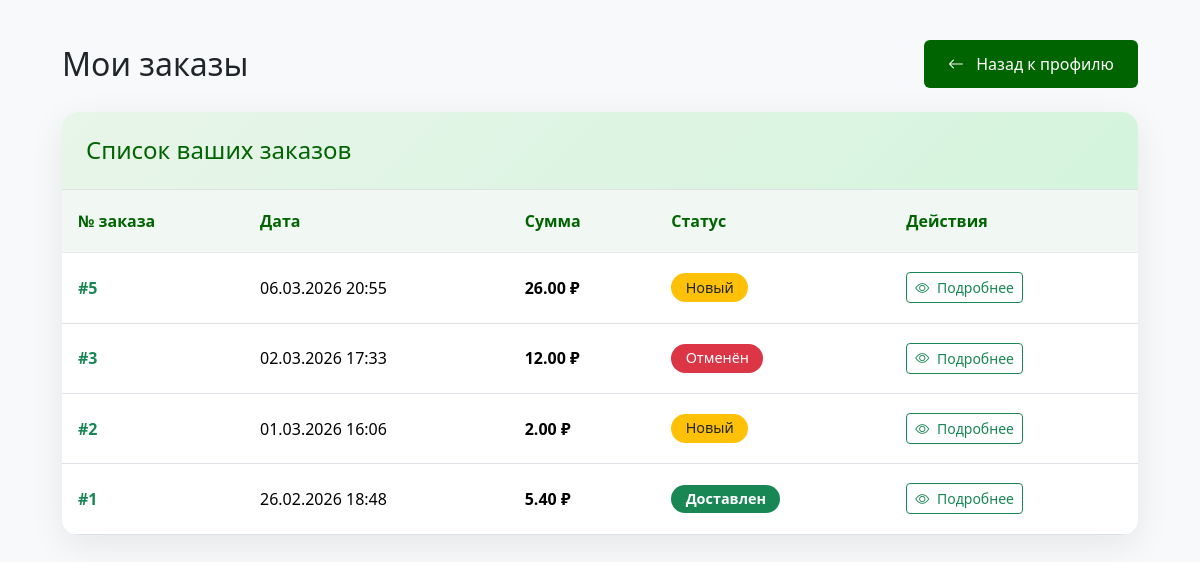
/orders/ (signed in), run on an earlier commit of the app's database.
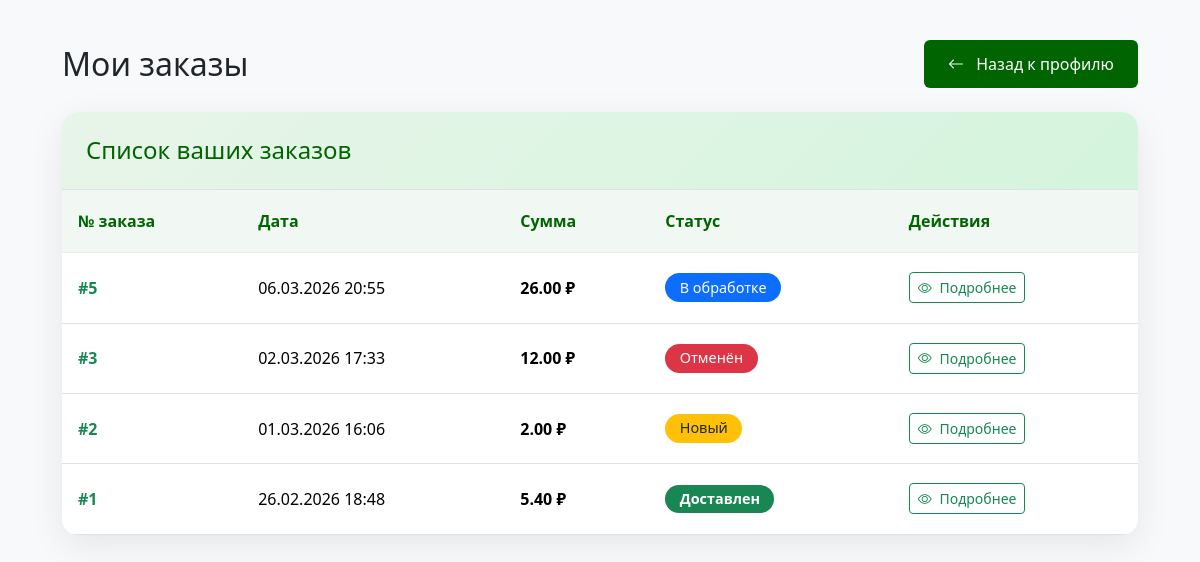
And on a later commit of the database.
### main/models.py (models this page shows, shortened)
class Order(models.Model):
    STATUS_CHOICES = [
        ('new', 'Новый'),
        ('processing', 'В обработке'),
        ('shipped', 'Отправлен'),
        ('delivered', 'Доставлен'),
        ('cancelled', 'Отменён'),
        ('returned', 'Возврат'),
    ]
    PAYMENT_CHOICES = [
        ('cash', 'Наличными при получении'),
        ('card', 'Картой онлайн'),
        ('upon_delivery', 'Картой при получении'),
    ]
    user = models.ForeignKey(
        settings.AUTH_USER_MODEL,
        on_delete=models.SET_NULL,
        null=True,
        blank=True,
        related_name='orders',
        verbose_name='Клиент'
    )
    phone = models.CharField(
        max_length=20,
        blank=True,
        verbose_name='Телефон для связи'
    )
    guest_email = models.EmailField(blank=True, null=True, verbose_name='Email гостя')
    guest_phone = models.CharField(max_length=20, blank=True, null=True, verbose_name='Телефон гостя')
    guest_name = models.CharField(max_length=150, blank=True, null=True, verbose_name='Имя гостя')
    created_at = models.DateTimeField(default=timezone.now, verbose_name='Создан')
    updated_at = models.DateTimeField(auto_now=True, verbose_name='Обновлён')
    status = models.CharField(
        max_length=20,
        choices=STATUS_CHOICES,
        default='new',
        verbose_name='Статус заказа'
    )
    payment_method = models.CharField(
        max_length=20,
        choices=PAYMENT_CHOICES,
        default='cash',
        verbose_name='Способ оплаты'
    )
    total_price = models.DecimalField(
        max_digits=12,
        decimal_places=2,
        default=0,
        verbose_name='Общая сумма'
    )
    delivery_address = models.TextField(blank=True, verbose_name='Адрес доставки')
    delivery_date = models.DateField(null=True, blank=True, verbose_name='Желаемая дата доставки')
    comment = models.TextField(blank=True, verbose_name='Комментарий к заказу')
    class Meta:
        ordering = ['-created_at']
        verbose_name = 'Заказ'
        verbose_name_plural = 'Заказы'

### main/views.py (the view)
# urls.py: path('orders/', orders, name='orders'),
def orders(request):
    orders = request.user.orders.all()[:10]  # последние 10 заказов
    context = {
        'orders': orders,
    }
    return render(request, 'orders.html', context)

### main/templates/orders.html (shortened to what this page needs)
<!DOCTYPE html>
<html lang="ru">
<head>
    <link href="https://cdn.jsdelivr.net/npm/bootstrap@5.3.3/dist/css/bootstrap.min.css" rel="stylesheet">
    <link rel="stylesheet" href="https://cdn.jsdelivr.net/npm/bootstrap-icons@1.11.3/font/bootstrap-icons.min.css">
</head>
<body>
<div class="container">
    <div class="d-flex justify-content-between align-items-center mb-4 flex-wrap gap-3">
        <h2 class="mb-0 fw-light text-dark">Мои заказы</h2>
        <a href="{% url 'profile' %}" class="btn btn-success btn-back text-white">
            <i class="bi bi-arrow-left me-2"></i> Назад к профилю
        </a>
    </div>
    <div class="card">
        <div class="card-header">
            <h4 class="mb-0">Список ваших заказов</h4>
        </div>
        <div class="card-body p-0">
            {% if orders %}
            <div class="table-responsive">
                <table class="table mb-0">
                    <thead>
                        <tr>
                            <th>№ заказа</th>
                            <th>Дата</th>
                            <th>Сумма</th>
                            <th>Статус</th>
                            <th>Действия</th>
                        </tr>
                    </thead>
                    <tbody>
                        {% for order in orders %}
                        <tr>
                            <td>
                                <a href="{% url 'order_detail' order.id %}" class="fw-bold text-success text-decoration-none">
                                    #{{ order.id }}
                                </a>
                            </td>
                            <td>{{ order.created_at|date:"d.m.Y H:i" }}</td>
                            <td class="fw-bold">{{ order.total_price|floatformat:2 }} ₽</td>
                            <td>
                                <span class="badge badge-status badge-{{ order.status }}">
                                    {{ order.get_status_display }}
                                </span>
                            </td>
                            <td>
                                <a href="{% url 'order_detail' order.id %}" class="btn btn-sm btn-outline-success">
                                    <i class="bi bi-eye me-1"></i> Подробнее
                                </a>
                            </td>
                        </tr>
                        {% endfor %}
                    </tbody>
                </table>
            </div>
            {% endif %}
        </div>
    </div>
</div>
</body>
</html>

What changed in the data, as far as the page shows it:
changed Order id 5: status "Новый" → "В обработке"
